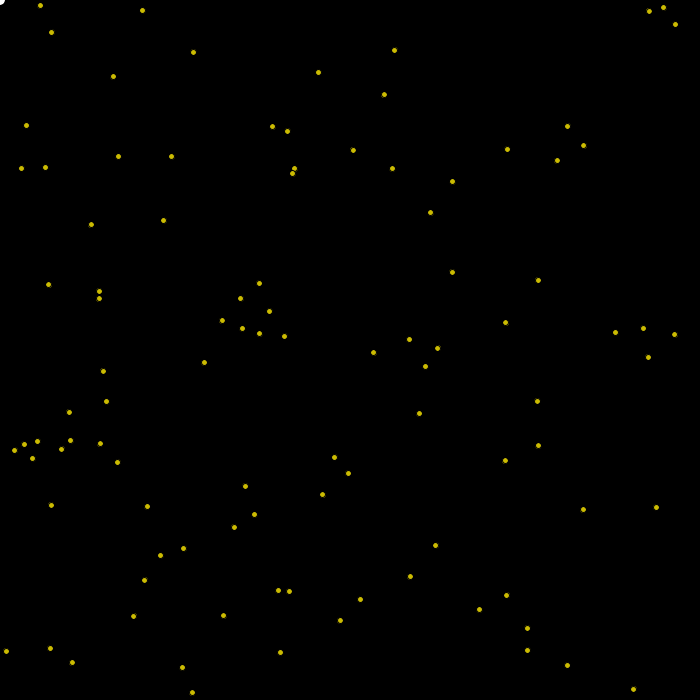
Frame 1 (no input)
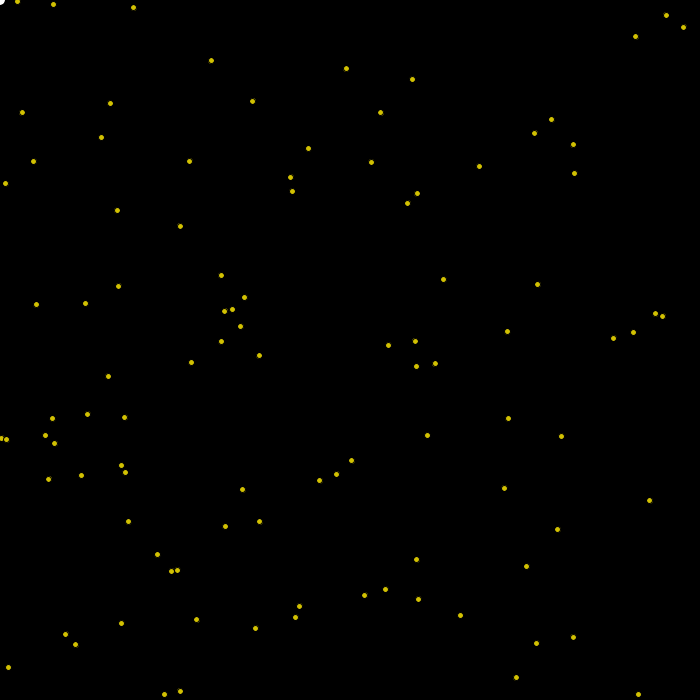
Frame 60 (the mouse pressed at the canvas centre just before this capture)
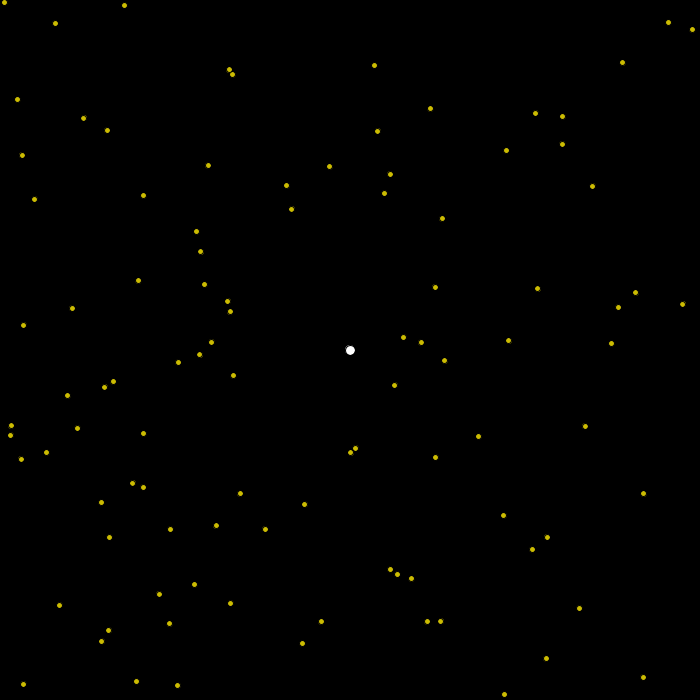
Frame 120 (the mouse held since frame 60 and released just before this capture)

The Processing sketch that drew these frames (run headless with seeded random() and noise(); from frame 60 on, the mouse is pressed at the canvas centre):

// Processing sketch: processing_75332
// ── processing_75332.pde



int w=5;
int h=5;
int count=1;
int x=10;


star[] stars= new star[100];
color[] starColor = new color[1000];

void setup() {
  size(700, 700);
  background(0);
  smooth();

 noCursor();

  for (int i = 0; i < 100; i++) {
    stars[i] =new star(random(width), random(height));
    starColor[i] = color((int)random(100,255));
  }

  // mouseThings();
  //stars();
}

void draw() {
  background(0);
float o=random(210,220);
  
  
  
  fill(255);
  ellipse(mouseX,mouseY,10,10);
    fill(247,227,2,o);
    
    //for each star in the array stars
    for(star working: stars){
      working.drawStar();
    }
  }




void mouseMoved() {
 
}
//-------------------------------------------//
class star{
  //the position
  float xPos;
  float yPos;
  
  //the size
  float wd= 6;
  
  //how much the positions change by each step
  float xStep = random(-0.5, 0.5);
  float yStep = random(-0.5,0.5);
  
  //constructor
 star(float x, float y){
   xPos = x;
   yPos = y;
  }
  
  void drawStar(){
    ellipse(xPos, yPos, wd, wd);
    xPos = xPos + xStep;
    yPos = yPos + yStep;
    //reverse
    if(xPos<0||xPos>700){xStep=xStep*-1;}
    if(yPos<0||yPos>700){yStep=yStep*-1;}
  }
  
}
